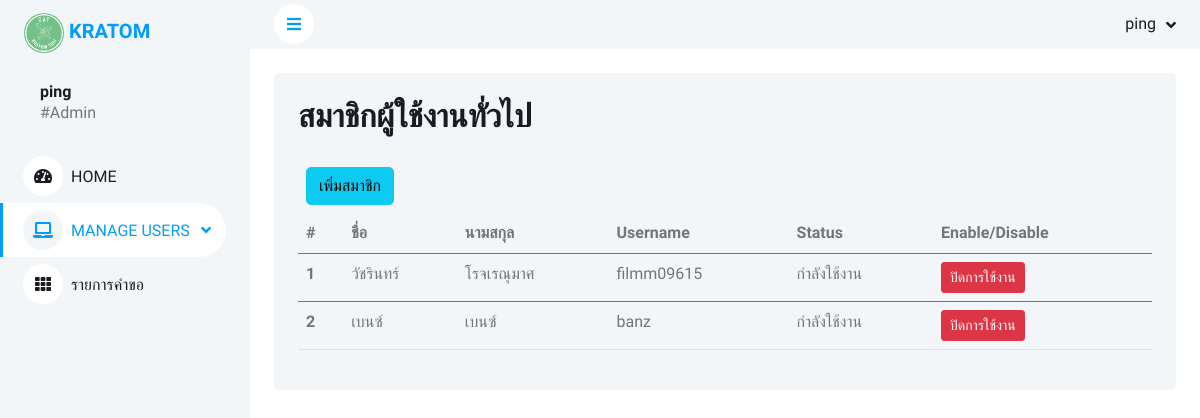
/admin/memberuser.php (signed in), run on the app's committed database.
### tables this page shows
CREATE TABLE `user` (
  `id_user` int(11) NOT NULL,
  `username` varchar(30) DEFAULT NULL,
  `password` varchar(40) DEFAULT NULL,
  `name` varchar(100) DEFAULT NULL,
  `lastname` varchar(50) DEFAULT NULL,
  `user_type` int(11) DEFAULT NULL,
  `user_status` int(11) DEFAULT '1'
);

### admin/header.php (called while the page is built, shortened)
<?php
  $user_id= $_SESSION['user_id'];
  $a_name = $_SESSION['a_name'];
?>

### admin/memberuser.php (the view, shortened to what this page needs)
<!DOCTYPE html>
<html lang="en">
<head>
    <?php
    include('header.php');
    $query = "SELECT * FROM user WHERE user_type=1 AND id_user != '$user_id' ORDER BY id_user ASC" or die("Error:" . mysqli_error($con));
    $result = mysqli_query($con, $query);
    ?>
    <link href="https://cdnjs.cloudflare.com/ajax/libs/font-awesome/5.10.0/css/all.min.css" rel="stylesheet">
    <link href="https://cdn.jsdelivr.net/npm/bootstrap-icons@1.4.1/font/bootstrap-icons.css" rel="stylesheet">
    <link href="lib/owlcarousel/assets/owl.carousel.min.css" rel="stylesheet">
    <link href="lib/tempusdominus/css/tempusdominus-bootstrap-4.min.css" rel="stylesheet" />
    <link href="css/bootstrap.min.css" rel="stylesheet">
    <link href="css/style.css" rel="stylesheet">
</head>
<body>
    <div class="container-xxl position-relative bg-white d-flex p-0">
        <div class="sidebar pe-4 pb-3">
            <nav class="navbar bg-light navbar-light">
                <a href="index.php" class="navbar-brand mx-4 mb-4">
                    <div class="position-relative">
                        <img class="rounded-circle" src="../images/11478160-D297-4215-BCA7-84A3191EB15D.png" alt="" style="width: 40px; height: 40px;">
                    <strong class="text-primary">KRATOM</strong>
                    </div>
                </a>
                <div class="d-flex align-items-center ms-4 mb-4">
                    <div class="ms-3">
                        <h6 class="mb-0"><?php echo $a_name; ?></h6>
                        <span>#Admin</span>
                    </div>
                </div>
                <div class="navbar-nav w-100">
                    <a href="index.php" class="nav-item nav-link"><i class="fa fa-tachometer-alt me-2"></i>HOME</a>
                    <div class="nav-item dropdown">
                        <a href="#" class="nav-link dropdown-toggle active" data-bs-toggle="dropdown"><i class="fa fa-laptop me-2"></i>MANAGE USERS</a>
                    </div>
                    <a href="list_petition.php" class="nav-item nav-link"><i class="fa fa-th me-2"></i>รายการคำขอ</a>
                </div>
            </nav>
        </div>
        <div class="content">
            <?php
            include('navber.php');
            ?>
            <div class="container-fluid pt-4 px-4">
            <div class="col-12">
                <div class="bg-light rounded h-100 p-4">
                    <h2 class="mb-4">สมาชิกผู้ใช้งานทั่วไป</h2>
                    <button type="button" class="btn btn-info m-2" data-bs-toggle="modal" data-bs-target="#adduser">เพิ่มสมาชิก</button>
                    <div class="table-responsive">
                        <table class="table">
                            <thead>
                                <tr>
                                    <th scope="col">#</th>
                                    <th scope="col">ชื่อ</th>
                                    <th scope="col">นามสกุล</th>
                                    <th scope="col">Username</th>
                                    <th scope="col">Status</th>
                                    <th scope="col">Enable/Disable</th>
                                </tr>
                            </thead>
                            <?php
                                $num = 1;
                                if($result->num_rows == 0){
                            ?>
                                    <tr align="center">
                                    <td colspan="6">ไม่พบข้อมูล</td>
                                    </tr>
                            <?php
                                }else{
                                    while ($row_am =  mysqli_fetch_assoc($result)){ ?>
                            <tbody>
                                <tr>
                                    <th scope="row"><?php echo $num; $num++; ?></th>
                                    <td><?php echo $row_am['name']; ?></td>
                                    <td><?php echo $row_am['lastname']; ?></td>
                                    <td><?php echo $row_am['username']; ?></td>
                                    <?php if($row_am['user_status'] == 1){ ?>
                                        <td> กำลังใช้งาน </td>
                                        <td><a href="user_disable_db.php?ID=<?php echo $row_am['id_user']; ?>" class='btn btn-danger btn-sm'  onclick="return confirm('ยันยันการปิดการใช้งาน')">ปิดการใช้งาน</a> </td>
                                    <?php }elseif($row_am['user_status'] == 0){ ?>
                                        <td> ถูกปิดงานใช้งาน </td>
                                        <td><a href="user_enable_db.php?ID=<?php echo $row_am['id_user']; ?>" class='btn btn-success'  onclick="return confirm('ยืนยันเปิดการใช้งาน')">เปิดการใช้งาน</a> </td>
                                    <?php }?>
                                </tr>
                            </tbody>
                            <?php }} ; ?>
                        </table>
                    </div>
                </div>
            </div>
            </div>
        </div>
    </div>
</body>
</html>

### admin/css/style.css (style rules this page uses)
:root { --primary: #009CFF; --light: #F3F6F9; --dark: #191C24; }
.btn { transition: .5s; }
.sidebar { position: fixed; top: 0; left: 0; bottom: 0; width: 250px; height: 100vh; overflow-y: auto; background: var(--light); transition: 0.5s; z-index: 999; }
.content { margin-left: 250px; min-height: 100vh; background: #FFFFFF; transition: 0.5s; }
@media (min-width: 992px) { .sidebar { margin-left: 0; } }
@media (min-width: 992px) { .content { width: calc(100% - 250px); } }
.sidebar .navbar .navbar-nav .nav-link { padding: 7px 20px; color: var(--dark); font-weight: 500; border-left: 3px solid var(--light); border-radius: 0 30px 30px 0; outline: none; }
.sidebar .navbar .navbar-nav .nav-link:hover, .sidebar .navbar .navbar-nav .nav-link.active { color: var(--primary); background: #FFFFFF; border-color: var(--primary); }
.sidebar .navbar .navbar-nav .nav-link i { width: 40px; height: 40px; display: inline-flex; align-items: center; justify-content: center; background: #FFFFFF; border-radius: 40px; }
.sidebar .navbar .navbar-nav .nav-link:hover i, .sidebar .navbar .navbar-nav .nav-link.active i { background: var(--light); }
.sidebar .navbar .dropdown-toggle::after { position: absolute; top: 15px; right: 15px; border: none; content: "\f107"; font-family: "Font Awesome 5 Free"; font-weight: 900; transition: .5s; }

### data on the page
user: name "วัชรินทร์", lastname "โรจเรณุมาศ", username "filmm09615"
user: name "เบนซ์", lastname "เบนซ์", username "banz"

### other printed values
$a_name "ping"
